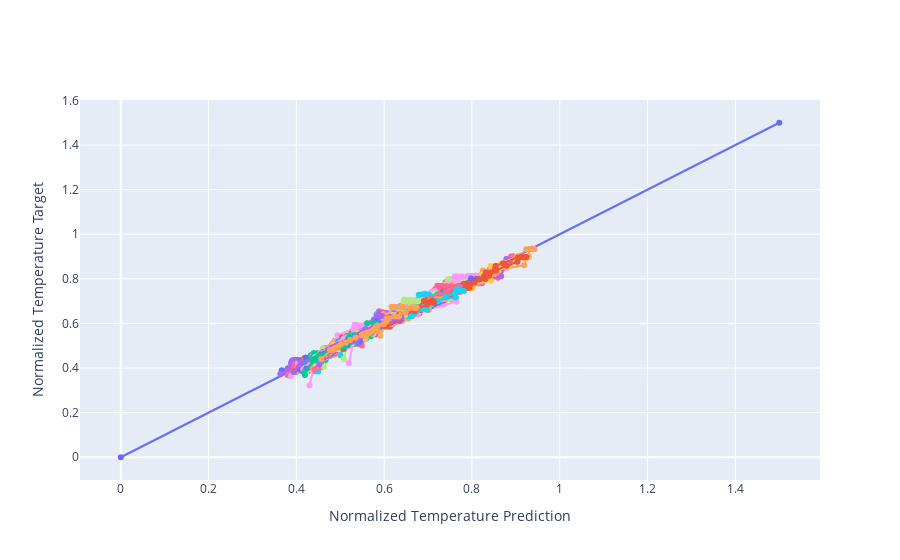

The cell this chart's notebook holds for it:
### Code cell
fig = go.Figure()
fig.add_trace(go.Scatter(x=[0, 1.5], y=[0, 1.5], showlegend=False, mode="markers+lines"))
for i in range(0, len(datasets["X_train"]), batch_size * skip):
    df_pred = pd.DataFrame(model.predict(datasets["X_train"][i : i + batch_size], verbose=0,batch_size=batch_size))
    df_train = pd.DataFrame(datasets["y_train"][i : i + batch_size])
    fig.add_trace(
        go.Scatter(
            x=df_pred[1].values,
            y=df_train[1].values,
            showlegend=False,
            mode="markers+lines",
        )
    )

fig.update_yaxes(title="Normalized Temperature Target")
fig.update_xaxes(title="Normalized Temperature Prediction")
